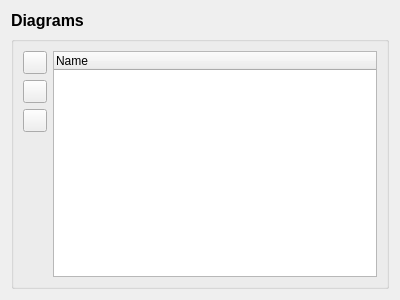
<?xml version="1.0" encoding="UTF-8"?>
<ui version="4.0">
 <class>DiagramsListForm</class>
 <widget class="QWidget" name="DiagramsListForm">
  <property name="geometry">
   <rect>
    <x>0</x>
    <y>0</y>
    <width>400</width>
    <height>300</height>
   </rect>
  </property>
  <property name="windowTitle">
   <string>Form</string>
  </property>
  <layout class="QVBoxLayout" name="verticalLayout">
   <item>
    <widget class="QLabel" name="lblHeader">
     <property name="text">
      <string>&lt;!DOCTYPE HTML PUBLIC &quot;-//W3C//DTD HTML 4.0//EN&quot; &quot;http://www.w3.org/TR/REC-html40/strict.dtd&quot;&gt;
&lt;html&gt;&lt;head&gt;&lt;meta name=&quot;qrichtext&quot; content=&quot;1&quot; /&gt;&lt;style type=&quot;text/css&quot;&gt;
p, li { white-space: pre-wrap; }
&lt;/style&gt;&lt;/head&gt;&lt;body style=&quot; font-family:'Sans'; font-size:10pt; font-weight:400; font-style:normal;&quot;&gt;
&lt;table border=&quot;0&quot; style=&quot;-qt-table-type: root; margin-top:4px; margin-bottom:4px; margin-left:4px; margin-right:4px;&quot;&gt;
&lt;tr&gt;
&lt;td style=&quot;border: none;&quot;&gt;
&lt;p style=&quot; margin-top:0px; margin-bottom:0px; margin-left:0px; margin-right:0px; -qt-block-indent:0; text-indent:0px;&quot;&gt;&lt;span style=&quot; font-size:12pt; font-weight:600;&quot;&gt;Diagrams&lt;/span&gt;&lt;/p&gt;&lt;/td&gt;&lt;/tr&gt;&lt;/table&gt;&lt;/body&gt;&lt;/html&gt;</string>
     </property>
    </widget>
   </item>
   <item>
    <widget class="QGroupBox" name="groupBox">
     <property name="title">
      <string/>
     </property>
     <layout class="QHBoxLayout" name="horizontalLayout">
      <item>
       <layout class="QVBoxLayout" name="layoutButtons">
        <property name="sizeConstraint">
         <enum>QLayout::SetNoConstraint</enum>
        </property>
        <item>
         <widget class="QToolButton" name="btnUp">
          <property name="toolTip">
           <string>Move the column up (left)</string>
          </property>
          <property name="statusTip">
           <string>Move the column up (left)</string>
          </property>
          <property name="text">
           <string/>
          </property>
          <property name="icon">
           <iconset resource="dbm.qrc">
            <normaloff>:/images/actions/images/small/up.png</normaloff>:/images/actions/images/small/up.png</iconset>
          </property>
          <property name="popupMode">
           <enum>QToolButton::DelayedPopup</enum>
          </property>
         </widget>
        </item>
        <item>
         <widget class="QToolButton" name="btnDown">
          <property name="toolTip">
           <string>Move the column down (right)</string>
          </property>
          <property name="statusTip">
           <string>Move the column down (right)</string>
          </property>
          <property name="text">
           <string/>
          </property>
          <property name="icon">
           <iconset resource="dbm.qrc">
            <normaloff>:/images/actions/images/small/down.png</normaloff>:/images/actions/images/small/down.png</iconset>
          </property>
          <property name="popupMode">
           <enum>QToolButton::DelayedPopup</enum>
          </property>
         </widget>
        </item>
        <item>
         <widget class="QToolButton" name="btnRemove">
          <property name="toolTip">
           <string>Delete this column</string>
          </property>
          <property name="statusTip">
           <string>Delete this column</string>
          </property>
          <property name="text">
           <string/>
          </property>
          <property name="icon">
           <iconset resource="dbm.qrc">
            <normaloff>:/images/actions/images/small/remove.png</normaloff>:/images/actions/images/small/remove.png</iconset>
          </property>
         </widget>
        </item>
        <item>
         <spacer name="verticalSpacer">
          <property name="orientation">
           <enum>Qt::Vertical</enum>
          </property>
          <property name="sizeHint" stdset="0">
           <size>
            <width>20</width>
            <height>40</height>
           </size>
          </property>
         </spacer>
        </item>
       </layout>
      </item>
      <item>
       <widget class="QTreeWidget" name="treeDiagrams">
        <property name="sizePolicy">
         <sizepolicy hsizetype="Preferred" vsizetype="Preferred">
          <horstretch>0</horstretch>
          <verstretch>0</verstretch>
         </sizepolicy>
        </property>
        <property name="rootIsDecorated">
         <bool>false</bool>
        </property>
        <property name="uniformRowHeights">
         <bool>true</bool>
        </property>
        <property name="sortingEnabled">
         <bool>false</bool>
        </property>
        <property name="animated">
         <bool>true</bool>
        </property>
        <attribute name="headerDefaultSectionSize">
         <number>150</number>
        </attribute>
        <attribute name="headerShowSortIndicator" stdset="0">
         <bool>false</bool>
        </attribute>
        <attribute name="headerStretchLastSection">
         <bool>true</bool>
        </attribute>
        <column>
         <property name="text">
          <string>Name</string>
         </property>
        </column>
       </widget>
      </item>
     </layout>
    </widget>
   </item>
  </layout>
 </widget>
 <resources>
  <include location="dbm.qrc"/>
 </resources>
 <connections>
  <connection>
   <sender>treeDiagrams</sender>
   <signal>itemDoubleClicked(QTreeWidgetItem*,int)</signal>
   <receiver>DiagramsListForm</receiver>
   <slot>doubleClickTree(QTreeWidgetItem*,int)</slot>
   <hints>
    <hint type="sourcelabel">
     <x>253</x>
     <y>169</y>
    </hint>
    <hint type="destinationlabel">
     <x>199</x>
     <y>149</y>
    </hint>
   </hints>
  </connection>
 </connections>
 <slots>
  <slot>doubleClickTree(QTreeWidgetItem*,int)</slot>
 </slots>
</ui>
